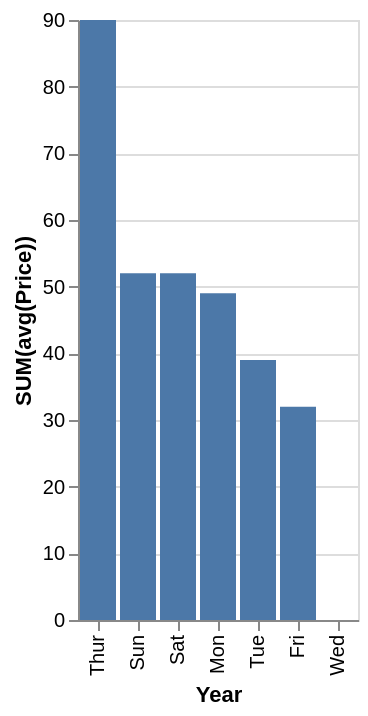

This figure's Vega-Lite source:
### Vega-Lite specification from a JSON file in a GitHub repository (floating-point values rounded to 4 significant figures)
{"data": {"values": [{"x_data": "Thur", "y_data": 90}, {"x_data": "Sun", "y_data": 52}, {"x_data": "Sat", "y_data": 52}, {"x_data": "Mon", "y_data": 49}, {"x_data": "Tue", "y_data": 39}, {"x_data": "Fri", "y_data": 32}, {"x_data": "Wed", "y_data": 0}]}, "mark": "bar", "encoding": {"x": {"field": "x_data", "type": "nominal", "title": "Year", "sort": {"op": "sum", "field": "y_data", "order": "descending"}}, "y": {"field": "y_data", "type": "quantitative", "title": "SUM(avg(Price))"}}}
